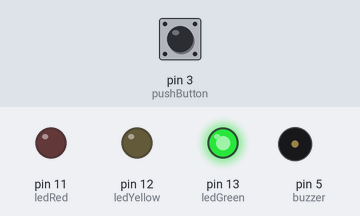
Recording of a sketch running on a simulated Arduino Uno, built with avr-gcc and run on an emulated ATmega328P. Parts: output pins drawn as LEDs (lit = HIGH), buzzer (waves = sounding, pin HIGH). The test bench sets the inputs (shaded band); at power-on: pin 3 (pushButton) HIGH. What the sketch prints to the serial monitor is not drawn.

Above: at 21.0 s.
At 28.5 s:
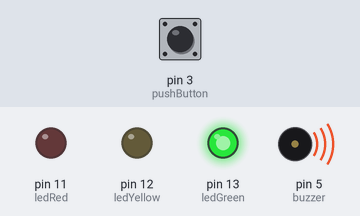
At 31.5 s:
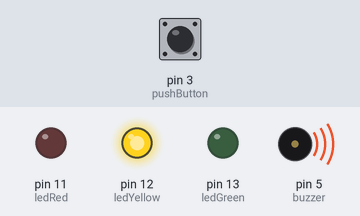
At 39.0 s:
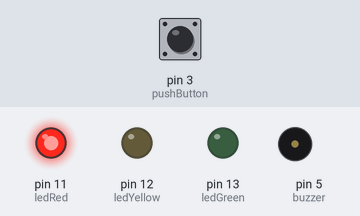
At 46.5 s:
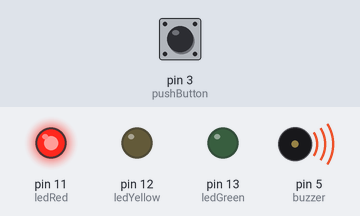
Timing chart, 0 to 57.9 s (numbered marks = the images above):
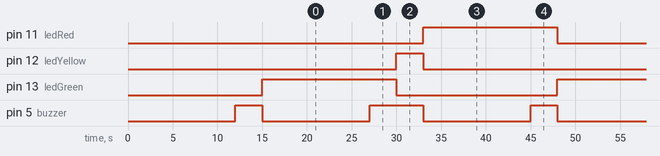

Measured:
- by itself, pin 11 (ledRed), pin 13 (ledGreen): alternates HIGH for 15.0 s and LOW for 18.0 s
- by itself, pin 12 (ledYellow): alternates HIGH for 3.0 s and LOW for 30.0 s
- by itself, pin 5 (buzzer): repeats every 33.0 s: HIGH 6.0 s, LOW 12.0 s, HIGH 3.0 s, LOW 12.0 s

The sketch:

2021_TLight.ino
```cpp
/*
authors: Gindember Diaz, Edwin ZepedaVidal
Date: March 7,2021
EECE.4250
Section 201
Laboratory 1: Traffic Light Controller
*/

int ledGreen = 13;      //Green LED assigned to pin 13
int ledYellow = 12;     //Yellow LED assigned to pin 12
int ledRed = 11;        //Red LED assigned to pin 11

int buzzer = 5;         //Buzzer assigned to pin 5

int pushButton = 3;     //pushButtton assigned to pin 3;
int buttonState;        //Button State used for intial debugging. (outputs 1 when pushed, 0 when not)

void setup() {

  Serial.begin(9600);

  pinMode(ledGreen,OUTPUT);     //Assigns the pins that that the LEDs are connected as OUTPUT
  pinMode(ledYellow,OUTPUT);    //Allowing for the ouput of voltage turning on LEDs
  pinMode(ledRed,OUTPUT);
  pinMode(pushButton,INPUT);    //Assigns the pin for pushbutton as input,
  pinMode(buzzer,OUTPUT);       //Same as LED but with passive buzzer

buttonState = digitalRead(pushButton);    //assigns buttonState as the staus of pushButton(Pin 3)
delay(1);                                 //button state need to intialize the the traffic light loop.
Serial.println(buttonState);      //Outputs State of buttonState (should output "0" intial) used for debugging


while(buttonState == 0)           //While loop until button pressed, when pressed buttonstate = 1
{
    digitalWrite(ledRed,HIGH);    //The following code is for the intial state of light
    delay(500);                   //The Red LED will flash until the button is pushed
    digitalWrite(ledRed,LOW);
    delay(500);
    digitalWrite(ledRed,HIGH);
    delay(500);
    buttonState = digitalRead(pushButton);      //reading the state of pushButton, thus used for debugging
    delay(1);
    Serial.println(buttonState);                //Same as before outputs state of buttonState, used for debugging

}
//While done, because of the location of the digital read of pushButton, The Red LED left on when the pushbutton is pushed
//Which is what is required, when the button is push the traffic light pattern starts, R-G-Y, RED-GREEN-YELLOW

delay(12000) ;                  //Red Led on for 12 seconds
digitalWrite(buzzer,HIGH);      //Buzzer turns for 3 seconds before light changes, 12+3 = 15, Red LED on for total of 15 seconds
delay(3000);                    //Delay for 3 the time buzzer will be on.
digitalWrite(buzzer,LOW);       //Red LED off
digitalWrite(ledRed,LOW);       //Buzzer off
}

//This is the infinate loop for the R-G-Y pattern

void loop() {
    digitalWrite(ledGreen,HIGH);
    delay(12000);
    digitalWrite(buzzer,HIGH);
    delay(3000);
    digitalWrite(buzzer,LOW);
    digitalWrite(ledGreen,LOW);


    digitalWrite(ledYellow,HIGH);   //according to the lab requirement the buzzer is on for 3 seconds before the light changes
    digitalWrite(buzzer,HIGH);      //But the yellow light is only on for 3 seconds, thus the buzzer is on the entire time the yellow LED is on
    delay(3000);                    //In addtion, the buzzer is on the entire time from the last 3 seconds of green and the entire 3 seconds of yellow.
    digitalWrite(buzzer,LOW);
    digitalWrite(ledYellow,LOW);


    digitalWrite(ledRed,HIGH);
    delay(12000);
    digitalWrite(buzzer,HIGH);
    delay(3000);
    digitalWrite(buzzer,LOW);
    digitalWrite(ledRed,LOW);

  Serial.println("end");                //Just a line for debugging, prints the word "end"m denotes when a full pattern is completed.

}
```
